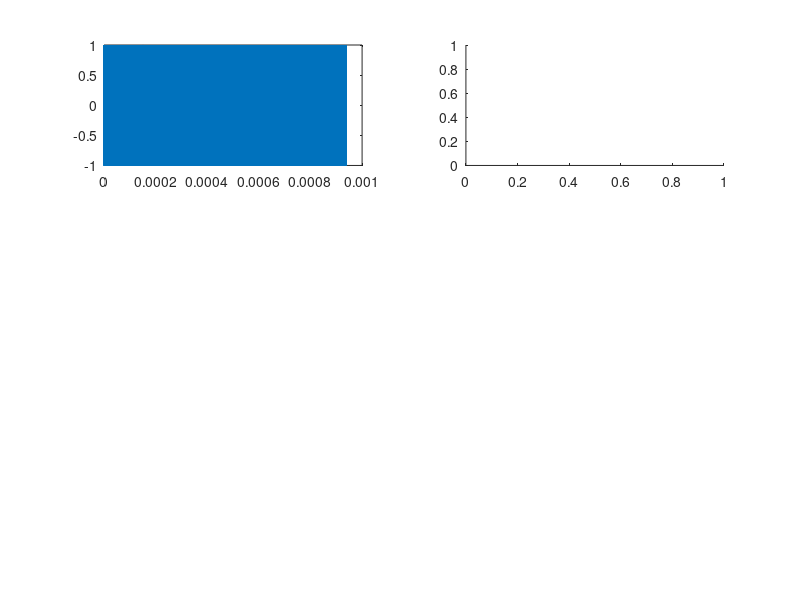

MATLAB code for this plot: (Note: this script raises an error after producing the figure.)
clear all
clc;

%%%%%%%%%%%%%%%%%%%%%%%%%%%%%%%%%%%%%%%%%%%%%%%%%%%%%%%%%%%%%%%%%%%%%%%%%%%
% User Defined Range and Velocity of target
R=150; %initial distance of the target
v=50; %speed of the target (give some value between 0 and 10)
%%%%%%%%%%%%%%%%%%%%%%%%%%%%%%%%%%%%%%%%%%%%%%%%%%%%%%%%%%%%%%%%%%%%%%%%%%%

R_max = 200;
c=3e8; %speed of light
Swp_Tm = 5.5*2*R_max/(c);

Fs=150e6;
fc=77e9; %carrier freq
BW=150e6; %sweep freq
Slope=BW/Swp_Tm; %sweep rate

D=128; % #of doppler cells OR #of sent periods           % number of chirps
N=2^10; %for length of time
t=linspace(0,D*Swp_Tm,D*N); %total time

n=0;
Dcells_T=length(t)/D; %length of one period
Tx=zeros(1,length(t)); %transmitted signal
Rx=zeros(1,length(t)); %received signal
r_t=zeros(1,length(t));
td=zeros(1,length(t));

for i=1:length(t)
    r_t(i)=R+(v*t(i)); % range of the target in terms of its velocity and initial range
    td(i)= 2*r_t(i)/c; % delay for received signal
    if i>n*Dcells_T && i<=(n+1)*Dcells_T % doing this for D of periods (nt length of pulse)
        Tx(i)=sin(2*pi*(fc*t(i)+.5*Slope*t(i)^2-Slope*t(i)*n*Swp_Tm)); %transmitted signal
        Rx(i)=sin(2*pi*(fc*(t(i)-td(i))+.5*Slope*(t(i)-td(i))^2-Slope*(t(i)-td(i))*n*Swp_Tm)); %received signal
    else
        n=n+1;
        Tx(i)=sin(2*pi*(fc*t(i)+.5*Slope*t(i)^2-Slope*t(i)*n*Swp_Tm)); %transmitted signal
        Rx(i)=sin(2*pi*(fc*(t(i)-td(i))+.5*Slope*(t(i)-td(i))^2-Slope*(t(i)-td(i))*n*Swp_Tm)); %received signal
    end
end

figure ('Name','Transmitted, Received and Beat Signals');
subplot(3,2,1);
plot(t,Tx);
subplot(3,2,2);
spectrogram(Tx,256,250,256,Fs,'yaxis');
subplot(3,2,3);
plot(t,Rx);
subplot(3,2,4);
spectrogram(Rx,256,250,256,Fs,'yaxis');

mixer=(Tx.*Rx);  % IF
subplot(3,2,5);
spectrogram(mixer,256,250,256,Fs,'yaxis');

mix1=reshape(mixer,[length(mixer)/D,D]);   
% Row showing range info for one period
% Each column showing number of periods
[My,Ny]=size(mix1');
nfft = 2^nextpow2(Ny);
%Hann_Wnd = mix1.*hamming(Ny);  
Hann_Wnd=conj(mix1).*(hamming(Ny)*ones(1,My));         % sidelobe reduction

R_FFT = fft(Hann_Wnd,nfft)/Ny;
Range_FFT2 = abs(R_FFT);
Range_FFT = Range_FFT2 (1:nfft/2+1);
Range_FFT (2:end-1) = 2* Range_FFT(2:end-1);

range = periodogram(Hann_Wnd, hamming(length(Hann_Wnd)));
figure ('Name','Range from First FFT')
subplot(2,1,1)
plot(range);
title ('Range From Periodogram')
axis tight;
subplot(2,1,2)
plot(15*Range_FFT);
axis ([0 500 0 5]); %Zoom in
title('Range with Hann Wnd from First FFT');
xlabel('Range');
ylabel('|Amplitude|');

%DOPPLER FROM 2ND FFT
Dop=fftshift(fft(R_FFT',1024));         %Second FFT for Doppler information
[My,Ny]=size(Dop);
Range=linspace(-N,N,Ny);
doppler=linspace(-D,D,My);
figure ('Name','Range and Doppler after 2nd FFT');
subplot(3,1,1)
plot(abs(Dop),doppler);
axis tight;
subplot(3,1,2)
plot(Range,abs(Dop));
axis tight;
subplot(3,1,3);
contour(Range,doppler,abs(Dop));
axis tight;
% xlim ([0 300])
% ylim ([-200 0])
grid on;
xlabel('Range');
ylabel('Doppler')
grid minor;
